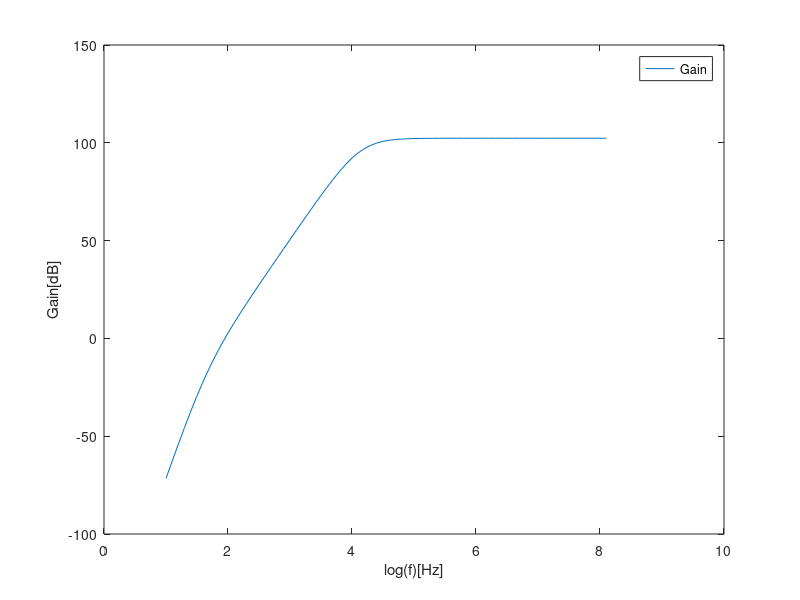

The MATLAB source for this figure:
%gain stage

VT=25e-3;
BFN=178.7; %parâmetro do transistor NPN
VAFN=69.7; %parâmetro do transistor NPN
RE1=100;
RC1=1000;
RB1=80000;
RB2=20000;
VBEON=0.7;
VCC=12;
RS=100;

RB=1/(1/RB1+1/RB2); %Resistência equivalente
VEQ=RB2/(RB1+RB2)*VCC; %slide 7 aula 17
IB1=(VEQ-VBEON)/(RB+(1+BFN)*RE1); %em zona ativa direta (o estado do transistor), VBE = VBEON
IC1=BFN*IB1;
IE1=(1+BFN)*IB1;
VE1=RE1*IE1;
VO1=VCC-RC1*IC1; %que é também a tensão no coletor 1
VCE=VO1-VE1;

gm1=IC1/VT;
rpi1=BFN/gm1;
ro1=VAFN/IC1;

RSB=RB*RS/(RB+RS);

AV1 = RSB/RS * RC1*(RE1-gm1*rpi1*ro1)/((ro1+RC1+RE1)*(RSB+rpi1+RE1)+gm1*RE1*ro1*rpi1 - RE1^2); %vout/vin
AVI_DB = 20*log10(abs(AV1));
AV1simple = RB/(RB+RS) * gm1*RC1/(1+gm1*RE1);
AVIsimple_DB = 20*log10(abs(AV1simple));

RE1=0;
AV1 = RSB/RS * RC1*(RE1-gm1*rpi1*ro1)/((ro1+RC1+RE1)*(RSB+rpi1+RE1)+gm1*RE1*ro1*rpi1 - RE1^2);
AVI_DB = 20*log10(abs(AV1));
AV1simple =  - RSB/RS * gm1*RC1/(1+gm1*RE1);
AVIsimple_DB = 20*log10(abs(AV1simple));

RE1=100;
ZI1 = 1/(1/RB+1/(((ro1+RC1+RE1)*(rpi1+RE1)+gm1*RE1*ro1*rpi1 - RE1^2)/(ro1+RC1+RE1)));
ZX = ro1*((RB+rpi1)*RE1/(RSB+rpi1+RE1))/(1/(1/ro1+1/(rpi1+RSB)+1/RE1+gm1*rpi1/(rpi1+RSB)));
ZX = ro1*(   1/RE1+1/(rpi1+RSB)+1/ro1+gm1*rpi1/(rpi1+RSB)  )/(   1/RE1+1/(rpi1+RSB) ); % outro a definir ZX logo a seguir?????
ZO1 = 1/(1/ZX+1/RC1);

RE1=0;
ZI1 = 1/(1/RB+1/(((ro1+RC1+RE1)*(rpi1+RE1)+gm1*RE1*ro1*rpi1 - RE1^2)/(ro1+RC1+RE1)));
ZO1 = 1/(1/ro1+1/RC1);

%ouput stage
BFP = 227.3; %parâmetro do transistor PNP
VAFP = 37.2; %parâmetro do transistor PNP
RE2 = 100;
VEBON = 0.7;
VI2 = VO1; %tensão do coletor 1
IE2 = (VCC - VEBON - VI2) / RE2; %(VCC - VE2)/Rout; VEBON = VEB = VE - VB <=> VE = VEB + VB
IC2 = BFP / (BFP + 1) * IE2;
VO2 = VCC - RE2 * IE2;


gm2 = IC2 / VT;
go2 = IC2  /VAFP;
gpi2 = gm2 / BFP;
ge2 = 1 / RE2;

AV2 = gm2/(gm2+gpi2+go2+ge2);
ZI2 = (gm2+gpi2+go2+ge2)/gpi2/(gpi2+go2+ge2);
ZO2 = 1/(gm2+gpi2+go2+ge2);

%total
gB = 1/(1/gpi2+ZO1);
AV = (gB+gm2/gpi2*gB)/(gB+ge2+go2+gm2/gpi2*gB)*AV1;
AV_DB = 20*log10(abs(AV));
ZI=ZI1;
ZO=1/(go2+gm2/gpi2*gB+ge2+gB);

%freq axis: 10Hz to 100MHz com 10 pontos por década
%f = logspace(1, 8, 10); afinal não vou fazer assim, porque implica contas simbólicas

RE1 = 100; %de volta ao valor inicial
RL = 8;
Ci = 1e-3;
CB = 1e-3;
Co = 1e-6;
a = 1;

for i = 1:0.1:8.1 %ou seja, 10 pontos por década
  f = power(10, i);
  omega = 2 * pi * f;
  ZCi = 1 / (j * omega * Ci);
  ZCB = 1 / (j * omega * CB);
  ZCo = 1 / (j * omega * Co);
  Zin = RS + 1 / (j * omega * Ci);
  ZE1 = 1 / (1 / RE1 + j * omega * CB);
  ZE2 = 1 / (1 / RE2 + 1 / (RL + 1 / (j * omega * Co))); %RE2||(RL + ZCo)
  Vin = 0.01 * exp(j * pi / 2); %seno tem fase de pi/2
  
  A = [1, 0, 0, 0, 0;
      1/Zin, -1/Zin-1/RB-1/rpi1, 1/rpi1, 0, 0;
      0, gm1+1/rpi1, -gm1-1/rpi1-1/ZE1-1/ro1, 1/ro1, 0;
      0, gm1, -gm1-1/ro1, 1/RC1+gpi2+1/ro1, -gpi2;
      0, 0, 0, gpi2+gm2, -gpi2-gm2-go2-1/ZE2];
  
  B = [Vin; 0; 0; 0; 0];
  
  X = A\B;
  Voutcomp = RL / (RL + 1/(j*omega*Co)) * X(5); %divisor de tensão
  Vout = abs(Voutcomp);
  gain(a) = Vout / abs(Vin);
  gaindB(a) = 20 * log(gain(a));
  
  a = a + 1;
endfor

f = 1:0.1:8.1; %início, fim e 70 pontos pelo meio
hf = figure();
plot(f, gaindB);
legend("Gain");
xlabel("log(f)[Hz]");
ylabel("Gain[dB]");

print (hf, "gainteo.eps", "-depsc");
